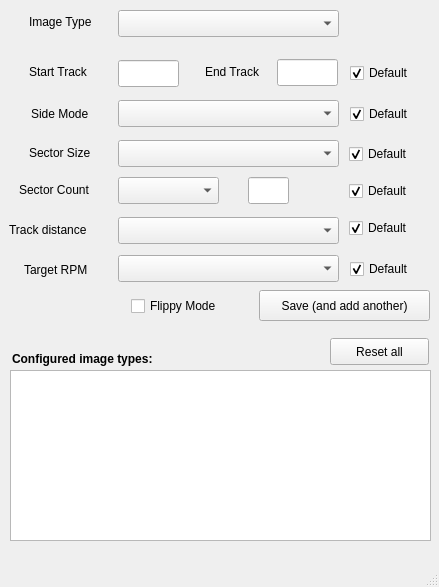
<?xml version="1.0" encoding="UTF-8"?>
<ui version="4.0">
 <class>addTypes</class>
 <widget class="QMainWindow" name="addTypes">
  <property name="geometry">
   <rect>
    <x>0</x>
    <y>0</y>
    <width>439</width>
    <height>587</height>
   </rect>
  </property>
  <property name="windowTitle">
   <string>Add Disk Types</string>
  </property>
  <widget class="QWidget" name="centralwidget">
   <widget class="QComboBox" name="imageTypeCB">
    <property name="geometry">
     <rect>
      <x>118</x>
      <y>10</y>
      <width>221</width>
      <height>27</height>
     </rect>
    </property>
   </widget>
   <widget class="QLineEdit" name="startTrack">
    <property name="geometry">
     <rect>
      <x>118</x>
      <y>60</y>
      <width>61</width>
      <height>27</height>
     </rect>
    </property>
   </widget>
   <widget class="QLineEdit" name="endTrack">
    <property name="geometry">
     <rect>
      <x>277</x>
      <y>59</y>
      <width>61</width>
      <height>27</height>
     </rect>
    </property>
   </widget>
   <widget class="QComboBox" name="sideModeCB">
    <property name="geometry">
     <rect>
      <x>118</x>
      <y>100</y>
      <width>221</width>
      <height>27</height>
     </rect>
    </property>
   </widget>
   <widget class="QComboBox" name="sectorSizeCB">
    <property name="geometry">
     <rect>
      <x>118</x>
      <y>140</y>
      <width>221</width>
      <height>27</height>
     </rect>
    </property>
   </widget>
   <widget class="QComboBox" name="sectorCountCB">
    <property name="geometry">
     <rect>
      <x>118</x>
      <y>177</y>
      <width>101</width>
      <height>27</height>
     </rect>
    </property>
   </widget>
   <widget class="QLineEdit" name="sectorCount">
    <property name="geometry">
     <rect>
      <x>248</x>
      <y>177</y>
      <width>41</width>
      <height>27</height>
     </rect>
    </property>
   </widget>
   <widget class="QComboBox" name="trackDistanceCB">
    <property name="geometry">
     <rect>
      <x>118</x>
      <y>217</y>
      <width>221</width>
      <height>27</height>
     </rect>
    </property>
   </widget>
   <widget class="QCheckBox" name="flippyMode">
    <property name="geometry">
     <rect>
      <x>131</x>
      <y>295</y>
      <width>121</width>
      <height>22</height>
     </rect>
    </property>
    <property name="text">
     <string>Flippy Mode</string>
    </property>
   </widget>
   <widget class="QCheckBox" name="tracksDefault">
    <property name="enabled">
     <bool>true</bool>
    </property>
    <property name="geometry">
     <rect>
      <x>350</x>
      <y>62</y>
      <width>99</width>
      <height>22</height>
     </rect>
    </property>
    <property name="text">
     <string>Default</string>
    </property>
    <property name="checked">
     <bool>true</bool>
    </property>
   </widget>
   <widget class="QCheckBox" name="sideModeDefault">
    <property name="geometry">
     <rect>
      <x>350</x>
      <y>103</y>
      <width>99</width>
      <height>22</height>
     </rect>
    </property>
    <property name="text">
     <string>Default</string>
    </property>
    <property name="checked">
     <bool>true</bool>
    </property>
   </widget>
   <widget class="QCheckBox" name="sectorSizeDefault">
    <property name="geometry">
     <rect>
      <x>349</x>
      <y>143</y>
      <width>99</width>
      <height>22</height>
     </rect>
    </property>
    <property name="text">
     <string>Default</string>
    </property>
    <property name="checked">
     <bool>true</bool>
    </property>
   </widget>
   <widget class="QCheckBox" name="sectorCountDefault">
    <property name="geometry">
     <rect>
      <x>349</x>
      <y>180</y>
      <width>99</width>
      <height>22</height>
     </rect>
    </property>
    <property name="text">
     <string>Default</string>
    </property>
    <property name="checked">
     <bool>true</bool>
    </property>
   </widget>
   <widget class="QCheckBox" name="trackDistanceDefault">
    <property name="geometry">
     <rect>
      <x>349</x>
      <y>217</y>
      <width>99</width>
      <height>22</height>
     </rect>
    </property>
    <property name="text">
     <string>Default</string>
    </property>
    <property name="checked">
     <bool>true</bool>
    </property>
   </widget>
   <widget class="QPushButton" name="addType">
    <property name="geometry">
     <rect>
      <x>259</x>
      <y>290</y>
      <width>171</width>
      <height>31</height>
     </rect>
    </property>
    <property name="text">
     <string>Save (and add another)</string>
    </property>
   </widget>
   <widget class="QLabel" name="label">
    <property name="geometry">
     <rect>
      <x>29</x>
      <y>12</y>
      <width>81</width>
      <height>20</height>
     </rect>
    </property>
    <property name="text">
     <string>Image Type</string>
    </property>
   </widget>
   <widget class="QLabel" name="label_2">
    <property name="geometry">
     <rect>
      <x>29</x>
      <y>62</y>
      <width>81</width>
      <height>20</height>
     </rect>
    </property>
    <property name="text">
     <string>Start Track</string>
    </property>
   </widget>
   <widget class="QLabel" name="label_3">
    <property name="geometry">
     <rect>
      <x>205</x>
      <y>62</y>
      <width>71</width>
      <height>20</height>
     </rect>
    </property>
    <property name="text">
     <string>End Track</string>
    </property>
   </widget>
   <widget class="QLabel" name="label_4">
    <property name="geometry">
     <rect>
      <x>31</x>
      <y>104</y>
      <width>81</width>
      <height>20</height>
     </rect>
    </property>
    <property name="text">
     <string>Side Mode</string>
    </property>
   </widget>
   <widget class="QLabel" name="label_5">
    <property name="geometry">
     <rect>
      <x>29</x>
      <y>143</y>
      <width>81</width>
      <height>20</height>
     </rect>
    </property>
    <property name="text">
     <string>Sector Size</string>
    </property>
   </widget>
   <widget class="QLabel" name="label_6">
    <property name="geometry">
     <rect>
      <x>19</x>
      <y>180</y>
      <width>91</width>
      <height>20</height>
     </rect>
    </property>
    <property name="text">
     <string>Sector Count</string>
    </property>
   </widget>
   <widget class="QLabel" name="label_7">
    <property name="geometry">
     <rect>
      <x>9</x>
      <y>220</y>
      <width>101</width>
      <height>20</height>
     </rect>
    </property>
    <property name="text">
     <string>Track distance</string>
    </property>
   </widget>
   <widget class="QLabel" name="label_8">
    <property name="geometry">
     <rect>
      <x>24</x>
      <y>260</y>
      <width>81</width>
      <height>20</height>
     </rect>
    </property>
    <property name="text">
     <string>Target RPM</string>
    </property>
   </widget>
   <widget class="QCheckBox" name="targetRPMDefault">
    <property name="geometry">
     <rect>
      <x>350</x>
      <y>258</y>
      <width>99</width>
      <height>22</height>
     </rect>
    </property>
    <property name="text">
     <string>Default</string>
    </property>
    <property name="checked">
     <bool>true</bool>
    </property>
   </widget>
   <widget class="QTextBrowser" name="settingsDisplay">
    <property name="geometry">
     <rect>
      <x>10</x>
      <y>370</y>
      <width>421</width>
      <height>171</height>
     </rect>
    </property>
   </widget>
   <widget class="QPushButton" name="resetTypes">
    <property name="geometry">
     <rect>
      <x>330</x>
      <y>338</y>
      <width>99</width>
      <height>27</height>
     </rect>
    </property>
    <property name="text">
     <string>Reset all</string>
    </property>
   </widget>
   <widget class="QLabel" name="label_9">
    <property name="geometry">
     <rect>
      <x>12</x>
      <y>350</y>
      <width>181</width>
      <height>17</height>
     </rect>
    </property>
    <property name="font">
     <font>
      <weight>75</weight>
      <bold>true</bold>
     </font>
    </property>
    <property name="text">
     <string>Configured image types:</string>
    </property>
   </widget>
   <widget class="QComboBox" name="targetRPMCB">
    <property name="geometry">
     <rect>
      <x>118</x>
      <y>255</y>
      <width>221</width>
      <height>27</height>
     </rect>
    </property>
   </widget>
  </widget>
  <widget class="QMenuBar" name="menubar">
   <property name="geometry">
    <rect>
     <x>0</x>
     <y>0</y>
     <width>439</width>
     <height>25</height>
    </rect>
   </property>
  </widget>
  <widget class="QStatusBar" name="statusbar"/>
 </widget>
 <resources/>
 <connections>
  <connection>
   <sender>resetTypes</sender>
   <signal>clicked()</signal>
   <receiver>addTypes</receiver>
   <slot>reset_types()</slot>
   <hints>
    <hint type="sourcelabel">
     <x>378</x>
     <y>383</y>
    </hint>
    <hint type="destinationlabel">
     <x>95</x>
     <y>352</y>
    </hint>
   </hints>
  </connection>
  <connection>
   <sender>addType</sender>
   <signal>clicked()</signal>
   <receiver>addTypes</receiver>
   <slot>save_and_add()</slot>
   <hints>
    <hint type="sourcelabel">
     <x>381</x>
     <y>335</y>
    </hint>
    <hint type="destinationlabel">
     <x>413</x>
     <y>44</y>
    </hint>
   </hints>
  </connection>
  <connection>
   <sender>tracksDefault</sender>
   <signal>stateChanged(int)</signal>
   <receiver>addTypes</receiver>
   <slot>tracks_default_change()</slot>
   <hints>
    <hint type="sourcelabel">
     <x>396</x>
     <y>100</y>
    </hint>
    <hint type="destinationlabel">
     <x>367</x>
     <y>74</y>
    </hint>
   </hints>
  </connection>
  <connection>
   <sender>sideModeDefault</sender>
   <signal>stateChanged(int)</signal>
   <receiver>addTypes</receiver>
   <slot>side_mode_default_change()</slot>
   <hints>
    <hint type="sourcelabel">
     <x>359</x>
     <y>141</y>
    </hint>
    <hint type="destinationlabel">
     <x>349</x>
     <y>122</y>
    </hint>
   </hints>
  </connection>
  <connection>
   <sender>sectorSizeDefault</sender>
   <signal>stateChanged(int)</signal>
   <receiver>addTypes</receiver>
   <slot>sector_size_default_change()</slot>
   <hints>
    <hint type="sourcelabel">
     <x>379</x>
     <y>171</y>
    </hint>
    <hint type="destinationlabel">
     <x>340</x>
     <y>157</y>
    </hint>
   </hints>
  </connection>
  <connection>
   <sender>sectorCountDefault</sender>
   <signal>stateChanged(int)</signal>
   <receiver>addTypes</receiver>
   <slot>sector_count_default_change()</slot>
   <hints>
    <hint type="sourcelabel">
     <x>379</x>
     <y>218</y>
    </hint>
    <hint type="destinationlabel">
     <x>336</x>
     <y>208</y>
    </hint>
   </hints>
  </connection>
  <connection>
   <sender>trackDistanceDefault</sender>
   <signal>stateChanged(int)</signal>
   <receiver>addTypes</receiver>
   <slot>track_distance_default_change()</slot>
   <hints>
    <hint type="sourcelabel">
     <x>380</x>
     <y>254</y>
    </hint>
    <hint type="destinationlabel">
     <x>336</x>
     <y>228</y>
    </hint>
   </hints>
  </connection>
  <connection>
   <sender>targetRPMDefault</sender>
   <signal>stateChanged(int)</signal>
   <receiver>addTypes</receiver>
   <slot>target_RPM_default_change()</slot>
   <hints>
    <hint type="sourcelabel">
     <x>408</x>
     <y>288</y>
    </hint>
    <hint type="destinationlabel">
     <x>350</x>
     <y>268</y>
    </hint>
   </hints>
  </connection>
  <connection>
   <sender>flippyMode</sender>
   <signal>stateChanged(int)</signal>
   <receiver>addTypes</receiver>
   <slot>flippy_change()</slot>
   <hints>
    <hint type="sourcelabel">
     <x>177</x>
     <y>325</y>
    </hint>
    <hint type="destinationlabel">
     <x>99</x>
     <y>316</y>
    </hint>
   </hints>
  </connection>
 </connections>
 <slots>
  <slot>reset_types()</slot>
  <slot>save_and_add()</slot>
  <slot>side_mode_default_change()</slot>
  <slot>tracks_default_change()</slot>
  <slot>sector_size_default_change()</slot>
  <slot>sector_count_default_change()</slot>
  <slot>track_distance_default_change()</slot>
  <slot>target_RPM_default_change()</slot>
  <slot>flippy_change()</slot>
 </slots>
</ui>
